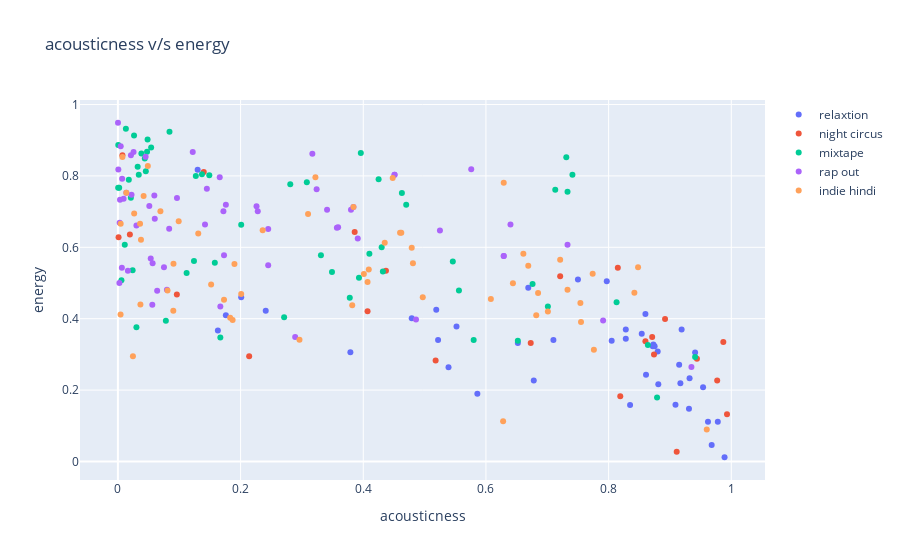

Notebook cell for this chart:
### Code cell
t1 = play[play.playlist == 'relaxtion']
trace1 = go.Scatter(y = t1.energy , x = t1.acousticness,
                    mode = "markers",
                    name = "relaxtion",
                    text= t1.trackName )

t2 = play[play.playlist == 'night circus']
trace2 = go.Scatter(y = t2.energy , x = t2.acousticness,
                    mode = "markers",
                    name = "night circus",
                    text= t2.trackName )

t3 = play[play.playlist == 'mixtape']
trace3 = go.Scatter(y = t3.energy , x = t3.acousticness,
                    mode = "markers",
                    name = "mixtape",
                    text= t3.trackName )

t4 = play[play.playlist == 'rap out']
trace4 = go.Scatter(y = t4.energy , x = t4.acousticness,
                    mode = "markers",
                    name = "rap out",
                    text= t4.trackName )

t5 = play[play.playlist == 'indie hindi']
trace5 = go.Scatter(y = t5.energy , x = t5.acousticness,
                    mode = "markers",
                    name = "indie hindi",
                    text= t5.trackName )


data = [trace1 , trace2 , trace3 , trace4 , trace5 ]

layout = dict(title = ' acousticness v/s energy ',
              xaxis= dict(title= 'acousticness',ticklen= 5),
              yaxis= dict(title= 'energy',ticklen= 5))

fig= dict(data = data,layout=layout)
iplot(fig)

### Figure 1 — Plotly figure (JSON) as saved in the notebook; plotly's stock layout.template omitted (floating-point values rounded to 4 significant figures)
{"data": [{"mode": "markers", "name": "relaxtion", "text": ["Don't Even / Know Your Name", "Caves", "Stand Still", "Heavy Headed", "For a While", "Frontline", "Lonely Heart", "Jhelum", "With All", "Cold Water II", "Lost the Kalimba", "All U Know", "Burn Every Bridge", "Fifty Percent", "Take Me Home", "Piya II", "Confession", "Wait (feat. Kamal)", "Love It Less", "Simple Thing", "No Time To Die", "Where's My Love", "Mr. Sandman", "Fear of the Water", "Flags", "Girl", "The War", "Hurt for Me", "Better", "Rising Upside Down", "Thenale", "Karwaan", "Wasabi", "A Fine Mess", "Tadow", "when the party's over", "Tadow - Extended Version", "Deathcab", "All Time Low", "Pluto", "Dekho Sakhi", "I Wanna Dance With Somebody (Who Loves Me)"], "type": "scatter", "x": [0.962, 0.931, 0.872, 0.201, 0.86, 0.539, 0.797, 0.915, 0.873, 0.522, 0.379, 0.652, 0.805, 0.552, 0.828, 0.176, 0.861, 0.163, 0.75, 0.941, 0.917, 0.854, 0.919, 0.954, 0.479, 0.71, 0.586, 0.968, 0.932, 0.989, 0.828, 0.241, 0.835, 0.881, 0.669, 0.978, 0.519, 0.678, 0.875, 0.88, 0.13, 0.909], "y": [0.111, 0.148, 0.323, 0.46, 0.413, 0.264, 0.505, 0.271, 0.328, 0.34, 0.306, 0.332, 0.338, 0.378, 0.37, 0.41, 0.243, 0.367, 0.51, 0.305, 0.219, 0.358, 0.37, 0.208, 0.401, 0.34, 0.19, 0.046, 0.233, 0.0118, 0.344, 0.422, 0.158, 0.216, 0.487, 0.111, 0.425, 0.227, 0.323, 0.308, 0.817, 0.159]}, {"mode": "markers", "name": "night circus", "text": ["A Seated Night - Ambient Mix", "Vertigo Suite: I. Prelude", "Aria", "White Winter Hymnal", "The Trapeze Swinger", "Cosmic Love", "Signs", "Lonely Ghosts", "Sister Janet - B-Side Version; 2006 Remaster", "Behold! The Night Mare", "Cataracts", "Favorite Cities", "Why Does My Heart Feel So Bad?", "November", "Faded from the Winter", "Glued", "Candy", "Cinder and Smoke", "Waiting", "Playing in the Band - Live at the Fox Theatre, St. Louis, MO 12/10/71", "Grip", "Untitled #4 - Njósnavélin", "Green Green Grass Of Tunnel"], "type": "scatter", "x": [0.993, 0.911, 0.00734, 0.437, 0.892, 0.14, 0.0195, 0.987, 0.944, 0.0961, 0.819, 0.977, 0.00109, 0.214, 0.86, 0.871, 0.518, 0.874, 0.386, 0.673, 0.815, 0.407, 0.721], "y": [0.132, 0.0272, 0.858, 0.534, 0.399, 0.811, 0.636, 0.335, 0.288, 0.468, 0.183, 0.227, 0.628, 0.295, 0.337, 0.349, 0.283, 0.3, 0.643, 0.332, 0.543, 0.421, 0.519]}, {"mode": "markers", "name": "mixtape", "text": ["Can't Help Falling in Love", "Johnny B. Goode", "Ain't No Rest for the Wicked", "Ain't No Mountain High Enough", "A Little Less Conversation", "Cherry Bomb", "Bohemian Rhapsody - Remastered 2011", "We Are The Champions - Remastered 2011", "Another Brick in the Wall, Pt. 2", "We Will Rock You - Remastered 2011", "Stairway to Heaven - Remaster", "Money", "Hotel California - 2013 Remaster", "Sober", "Yellow Submarine - Remastered 2015", "I Gotta Feeling", "Another One Bites The Dust - Remastered 2011", "(I Can't Get No) Satisfaction - Mono Version", "Whole Lotta Love - 1990 Remaster", "Hey Jude - Remastered 2015", "Californication", "Jailhouse Rock", "Come Together - Remastered 2009", "Knockin' On Heaven's Door", "It's My Life", "Hound Dog", "Stayin' Alive - From \"Saturday Night Fever\" Soundtrack", "Rocket Man (I Think It's Going To Be A Long, Long Time)", "Cold Cold Cold", "Yesterday - Remastered 2009", "Immigrant Song - Remaster", "You Never Can Tell", "Don't Stop Me Now - Remastered 2011", "Crazy Little Thing Called Love - Remastered 2011", "Mr. Blue Sky", "Blue Monday", "A Hard Day's Night - Remastered 2009", "Black Dog - Remaster", "Rock and Roll - Remaster", "Rasputin", "Daddy Cool", "Sunflower - Spider-Man: Into the Spider-Verse", "Better Now", "Psycho (feat. Ty Dolla $ign)", "On Top Of The World", "24K Magic", "Rasputin - Single Version", "eat u alive", "Redbone", "My Generation - Stereo Version", "Feeling Good", "Raindrops Keep Fallin' On My Head", "No Particular Place To Go", "Fortunate Son", "You Don't Own Me", "Beggin'", "Frankenstein"], "type": "scatter", "x": [0.941, 0.741, 0.0438, 0.43, 0.149, 0.0455, 0.271, 0.378, 0.0782, 0.676, 0.58, 0.024, 0.00574, 0.124, 0.158, 0.0542, 0.112, 0.0383, 0.0484, 0.0112, 0.0021, 0.41, 0.0302, 0.0211, 0.0263, 0.733, 0.0322, 0.432, 0.0178, 0.879, 0.013, 0.731, 0.0475, 0.713, 0.652, 0.000414, 0.137, 0.396, 0.000582, 0.463, 0.281, 0.556, 0.331, 0.546, 0.0841, 0.034, 0.47, 0.349, 0.167, 0.308, 0.864, 0.813, 0.425, 0.201, 0.701, 0.127, 0.393], "y": [0.293, 0.803, 0.849, 0.6, 0.802, 0.813, 0.404, 0.459, 0.394, 0.497, 0.34, 0.536, 0.508, 0.562, 0.557, 0.88, 0.528, 0.863, 0.902, 0.607, 0.767, 0.582, 0.376, 0.739, 0.913, 0.756, 0.826, 0.532, 0.789, 0.179, 0.932, 0.852, 0.868, 0.761, 0.338, 0.767, 0.805, 0.864, 0.887, 0.752, 0.777, 0.479, 0.578, 0.56, 0.924, 0.803, 0.719, 0.531, 0.347, 0.782, 0.326, 0.446, 0.791, 0.663, 0.434, 0.8, 0.515]}, {"mode": "markers", "name": "rap out", "text": ["Maya", "Amar", "Kala", "Seedhe Maut Anthem", "Dehshat", "Khat", "Little Kid, Big Dreams", "Class-Sikh Maut, Vol. II", "ELAAN", "FLY", "Tofa", "Pankh", "Pakki Gal", "Hira", "King", "'G' Maane", "Classsikh", "Kasheer", "Chalta Reh", "Gehraiyaan", "Shaktimaan", "Kaam Bhaari", "The Warli Revolt", "Aao Na", "Bismil", "Thandi Hawa", "Chaos", "Stomp", "Zor", "Homicide", "Chalo Chalein", "Udd Gaye - Bacardi House Party Sessions", "Yakeen", "Without Me", "Going Down", "Tabah", "Banda Ban Jah", "Roshni", "Do Guna", "The Warli Revolt", "Aai Shapath Saheb Me Navtho", "101", "Jhand", "Ye Kya Mazak Hai?", "Fubu", "Hello I'm Erica", "No Enema", "COP CAR", "Yaaru", "Freeverse Feast", "Inqalab", "Scalp Dem", "Bonfire", "Nanchaku", "The Real Slim Shady", "Roshni", "Modern Loneliness - Ritviz Remix", "Shark Tank", "Jet Lag"], "type": "scatter", "x": [0.391, 0.64, 0.791, 0.0535, 0.176, 0.359, 0.228, 0.0601, 0.0963, 0.935, 0.289, 0.245, 0.245, 0.167, 0.486, 0.00692, 0.324, 0.0512, 0.0751, 0.0799, 0.0561, 0.576, 0.451, 0.0137, 0.384, 0.0566, 0.00456, 0.0222, 0.172, 0.145, 0.00243, 0.000712, 0.733, 0.00286, 0.000155, 0.00341, 0.0452, 0.629, 0.341, 0.451, 0.166, 0.525, 0.00932, 0.357, 0.0163, 0.0212, 0.122, 0.0836, 0.064, 0.38, 0.317, 0.0255, 0.0594, 0.142, 0.0302, 0.629, 0.00644, 0.226, 0.173], "y": [0.625, 0.664, 0.395, 0.569, 0.719, 0.656, 0.701, 0.68, 0.738, 0.265, 0.349, 0.55, 0.651, 0.434, 0.398, 0.792, 0.763, 0.716, 0.544, 0.481, 0.439, 0.819, 0.803, 0.753, 0.713, 0.555, 0.883, 0.747, 0.701, 0.764, 0.5, 0.818, 0.607, 0.669, 0.949, 0.733, 0.854, 0.576, 0.705, 0.803, 0.796, 0.647, 0.736, 0.655, 0.534, 0.858, 0.867, 0.652, 0.478, 0.705, 0.862, 0.867, 0.745, 0.664, 0.661, 0.576, 0.543, 0.715, 0.578]}, {"mode": "markers", "name": "indie hindi", "text": ["Aao Na", "Bismil", "So Jao", "Shaayad", "Aao Chalein", "Roobaroo", "Khaabon Ke Parinday", "Kabira", "Aaftaab", "Choo Lo", "Wagairah Wagairah", "Dheere Se", "Ek Aur Bismil", "Chalein Kahin", "Izehaar", "Underwater", "Tere Jeya Hor Disda", "Sooraj Ki Baahon Mein", "Dil Chahta Hai", "Afzai", "Beparwah", "Iktara (From \"Wake Up Sid\") - Male Version", "Meri Dastaan", "Buniyaad", "Kashmir", "Rab Raakha", "Bawra", "Marz", "Shaam Tanha", "Dil Mere", "Baaghi Re", "Deewane", "Dhoondti Firaan", "Akhiyan Udeek Diyan", "Baagay", "Yariyaan", "Deewarein", "Moving On", "Baha Le Mujhko", "Aasmaan", "Baha Le Mujhko", "Parvaah Hai Kyun", "Aaj Phir", "Main Insaan", "Karma", "Raatein", "Ruk Ab Chal", "Le Chal Mujhe - Live", "Kaisey", "Bhaag", "Kya Bolein", "Chemistry", "Cabaret", "Sage", "Iktara", "Khamoshi", "Bhor"], "type": "scatter", "x": [0.0137, 0.384, 0.187, 0.685, 0.131, 0.661, 0.721, 0.481, 0.755, 0.0265, 0.0245, 0.669, 0.0991, 0.608, 0.701, 0.382, 0.774, 0.19, 0.0906, 0.448, 0.0693, 0.754, 0.682, 0.733, 0.848, 0.629, 0.0419, 0.479, 0.409, 0.842, 0.0809, 0.435, 0.407, 0.0361, 0.776, 0.183, 0.96, 0.296, 0.462, 0.236, 0.46, 0.497, 0.644, 0.0903, 0.31, 0.0367, 0.322, 0.152, 0.201, 0.173, 0.628, 0.00734, 0.0488, 0.00434, 0.401, 0.00451, 0.0376], "y": [0.753, 0.713, 0.396, 0.472, 0.639, 0.582, 0.565, 0.555, 0.391, 0.695, 0.295, 0.548, 0.673, 0.455, 0.42, 0.438, 0.526, 0.553, 0.554, 0.794, 0.701, 0.444, 0.41, 0.481, 0.544, 0.781, 0.744, 0.599, 0.538, 0.473, 0.479, 0.613, 0.503, 0.666, 0.313, 0.403, 0.0897, 0.341, 0.641, 0.648, 0.641, 0.46, 0.499, 0.422, 0.693, 0.44, 0.796, 0.496, 0.469, 0.453, 0.113, 0.853, 0.828, 0.412, 0.525, 0.666, 0.621]}], "layout": {"title": {"text": " acousticness v/s energy "}, "xaxis": {"ticklen": 5, "title": {"text": "acousticness"}}, "yaxis": {"ticklen": 5, "title": {"text": "energy"}}}}
